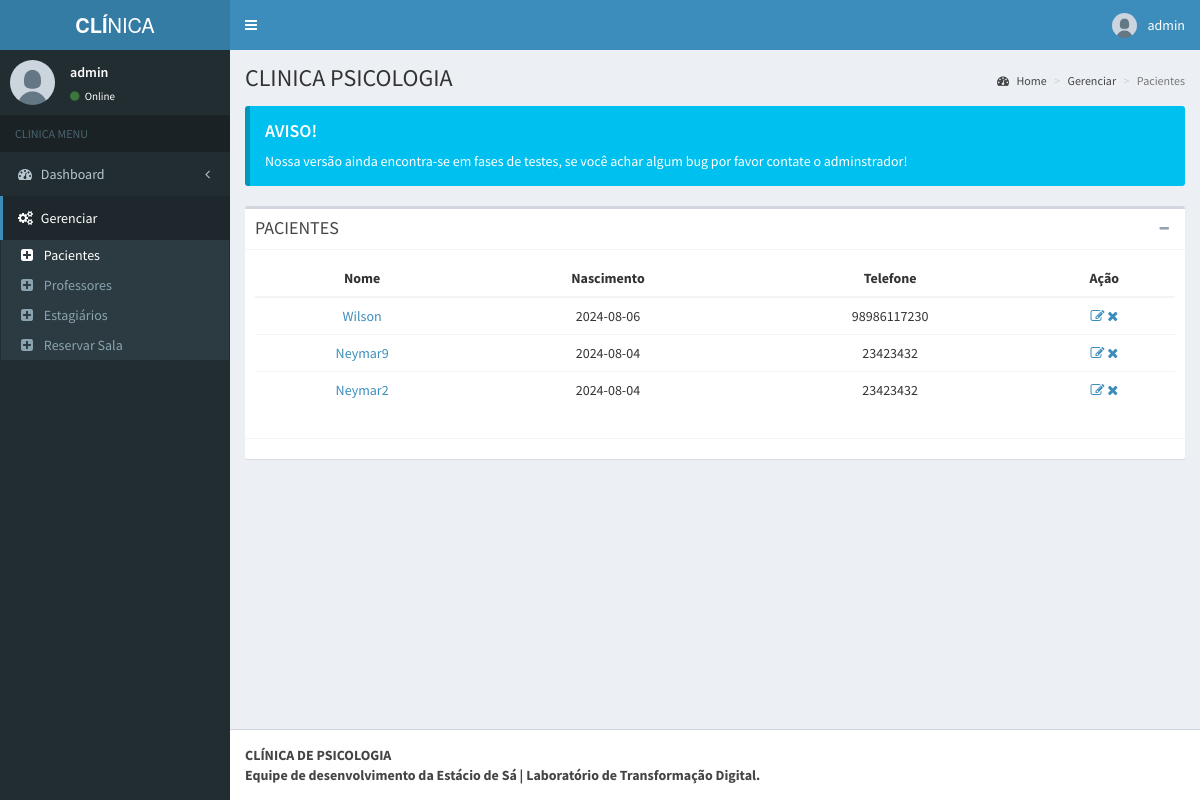
The page /admin/pages/layout/pacientes.php (signed in) on the database as committed earlier.
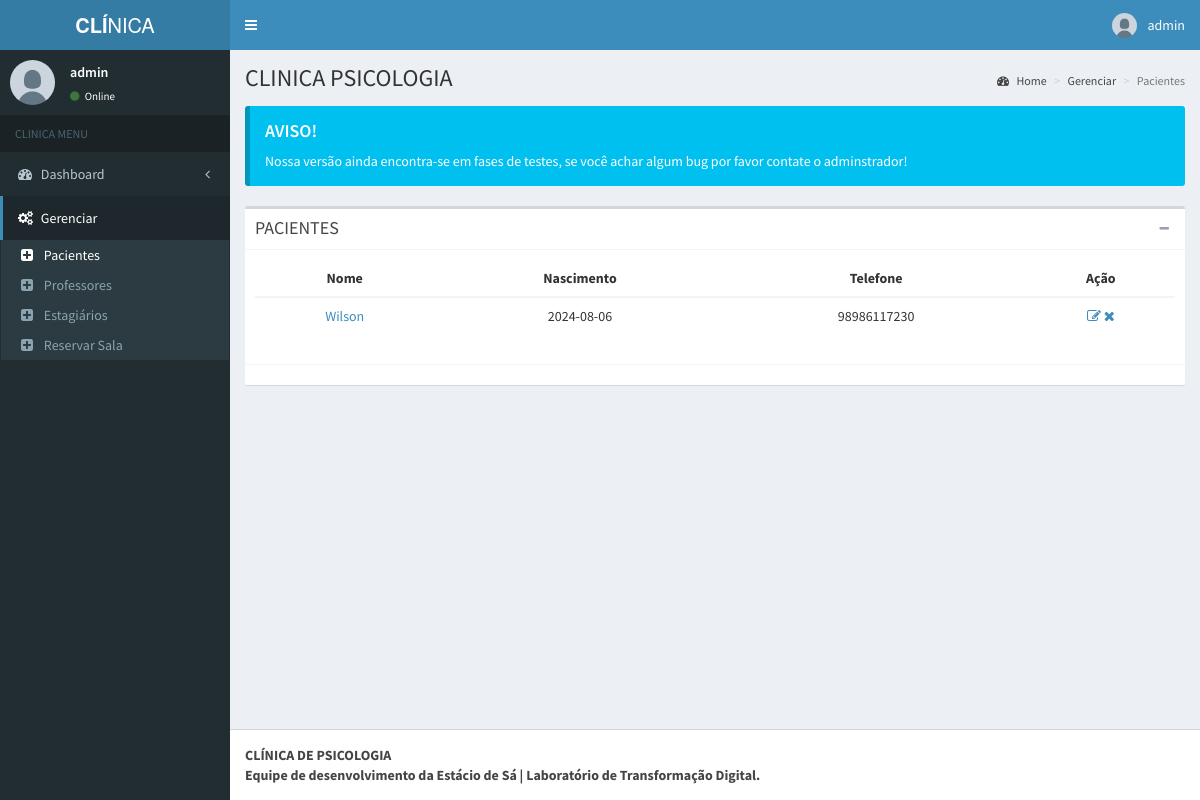
The same page on the database as committed later.
### tables this page shows
CREATE TABLE `tbl_paciente` (
  `id` int(11) UNSIGNED NOT NULL,
  `nome` varchar(150) NOT NULL,
  `nascimento` date NOT NULL,
  `rg` int(11) NOT NULL,
  `cpf` int(11) NOT NULL,
  `id_genero` int(11) UNSIGNED NOT NULL,
  `id_contato` int(11) UNSIGNED NOT NULL,
  `id_escolaridade` int(11) UNSIGNED NOT NULL,
  `id_profissao` int(11) UNSIGNED NOT NULL,
  `id_renda_familiar` int(11) UNSIGNED NOT NULL,
  `id_estado_civil` int(11) UNSIGNED NOT NULL,
  `id_endereco` int(11) UNSIGNED NOT NULL
);

CREATE TABLE `tbl_contato` (
  `id` int(11) UNSIGNED NOT NULL,
  `id_paciente` int(11) UNSIGNED NOT NULL,
  `email` varchar(50) NOT NULL,
  `telefone` varchar(20) NOT NULL
);

### admin/pages/layout/pacientes.php (the view, shortened to what this page needs)
<?php
    include('../../../db/conexao.php');
?>
<!DOCTYPE html>
<html>
  <head>
    <link rel="stylesheet" href="../../bootstrap/css/bootstrap.min.css">
    <link rel="stylesheet" href="https://maxcdn.bootstrapcdn.com/font-awesome/4.4.0/css/font-awesome.min.css">
    <link rel="stylesheet" href="https://code.ionicframework.com/ionicons/2.0.1/css/ionicons.min.css">
    <link rel="stylesheet" href="../../dist/css/AdminLTE.min.css">
    <link rel="stylesheet" href="../../dist/css/skins/_all-skins.min.css">
  <body class="hold-transition skin-blue fixed sidebar-mini">
    <div class="wrapper">
      <header class="main-header">
        <a href="../../index.php" class="logo">
          <span class="logo-lg"><b>CLÍ</b>NICA</span>
        </a>
        <nav class="navbar navbar-static-top" role="navigation">
          <a href="#" class="sidebar-toggle" data-toggle="offcanvas" role="button">
          </a>
          <div class="navbar-custom-menu">
            <ul class="nav navbar-nav">
              <li class="dropdown user user-menu">
                <a href="#" class="dropdown-toggle" data-toggle="dropdown">
                  <img src="../../dist/img/user.jpg" class="user-image" alt="User Image">
                  <span class="hidden-xs"><?php echo $_SESSION['nome']; ?></span>
                </a>
              </li>
            </ul>
          </div>
        </nav>
      </header>
      <aside class="main-sidebar">
        <section class="sidebar">
          <div class="user-panel">
            <div class="pull-left image">
              <img src="../../dist/img/user.jpg" class="img-circle" alt="User Image">
            </div>
            <div class="pull-left info">
              <p><?php echo $_SESSION['nome']; ?></p>
              <a href="#"><i class="fa fa-circle text-success"></i> Online</a>
            </div>
          </div>
          <ul class="sidebar-menu">
            <li class="header">CLINICA MENU</li>
            <li class="treeview">
              <a href="#">
                <i class="fa fa-dashboard"></i> <span>Dashboard</span> <i class="fa fa-angle-left pull-right"></i>
              </a>
            </li>
            <li class="treeview active">
              <a href="#">
                <i class="fa fa-gears"></i>
                <span>Gerenciar</span>
              </a>
              <ul class="treeview-menu">
                <li class="active"><a href="pacientes.php"><i class="fa fa-plus-square"></i> Pacientes</a></li>
                <li><a href="professores.php"><i class="fa fa-plus-square"></i> Professores</a></li>
                <li><a href="terapeutas.php"><i class="fa fa-plus-square"></i> Estagiários</a></li>
                <li><a href="../reservar-sala-segunda.php"><i class="fa fa-plus-square"></i> Reservar Sala</a></li>
              </ul>
            </li>
      </aside>
      <div class="content-wrapper">
        <section class="content-header">
          <h1>
            CLINICA PSICOLOGIA
          </h1>
          <ol class="breadcrumb">
            <li><a href="../../../index.php"><i class="fa fa-dashboard"></i> Home</a></li>
            <li><a href="#">Gerenciar</a></li>
            <li class="active">Pacientes</li>
          </ol>
        </section>
        <section class="content">
          <div class="callout callout-info">
            <h4>AVISO!</h4>
            <p>Nossa versão ainda encontra-se em fases de testes, se você achar algum bug por favor contate o adminstrador!</p>
          </div>
          <div class="box">
            <div class="box-header with-border">
              <h3 class="box-title">PACIENTES</h3>
              <div class="box-tools pull-right">
                <button class="btn btn-box-tool" data-widget="collapse" data-toggle="tooltip" title="Collapse"><i class="fa fa-minus"></i></button>
              </div>
            </div>
            <div class="box-body">
  <div>
    <table class="table table-hover text-center">
      <thead class="table-dark">
        <tr>
          <th scope="col">Nome</th>
          <th scope="col">Nascimento</th>
          <th scope="col">Telefone</th>
          <th scope="col">Ação</th>
        </tr>
      </thead>
      <tbody>
        <?php
            $sql = "SELECT p.id, p.nome, p.cpf, p.nascimento, c.telefone FROM tbl_paciente p INNER JOIN tbl_contato c ON p.id = c.id_paciente";
            $result = mysqli_query($mysqli, $sql);
            while ($row = mysqli_fetch_assoc($result)) {
        ?>
            <tr>
                <td><a href="../calendar.php?id=<?php echo $row["id"] ?>"><?php echo $row["nome"] ?></a></td>
                <td><?php echo $row["nascimento"] ?></td>
                <td><?php echo $row["telefone"] ?></td>
                <td>
                <a href="edit.php?id=<?php echo $row["id"] ?>" class="link-dark"><i class="fa fa-edit"></i></a>
                <a href="delete/delete-paciente.php?id=<?php echo $row["id"] ?>" class="link-dark"><i class="fa fa-remove"></i></a>
                </td>
            </tr>
        <?php
            }
        ?>
      </tbody>
    </table>
  </div>
            </div>
            <div class="box-footer">
            </div>
          </div>
        </section>
      </div>
      <footer class="main-footer">
        <strong>CLÍNICA DE PSICOLOGIA <br> Equipe de desenvolvimento da Estácio de Sá | Laboratório de Transformação Digital.</strong>
      </footer>
    </div>
  </body>
</html>

Rows that differ between the two databases and show on the page:
removed tbl_paciente: nome "Neymar9", nascimento "2024-08-04", id_contato.telefone "23423432"
removed tbl_paciente: nome "Neymar2", nascimento "2024-08-04", id_contato.telefone "23423432"
